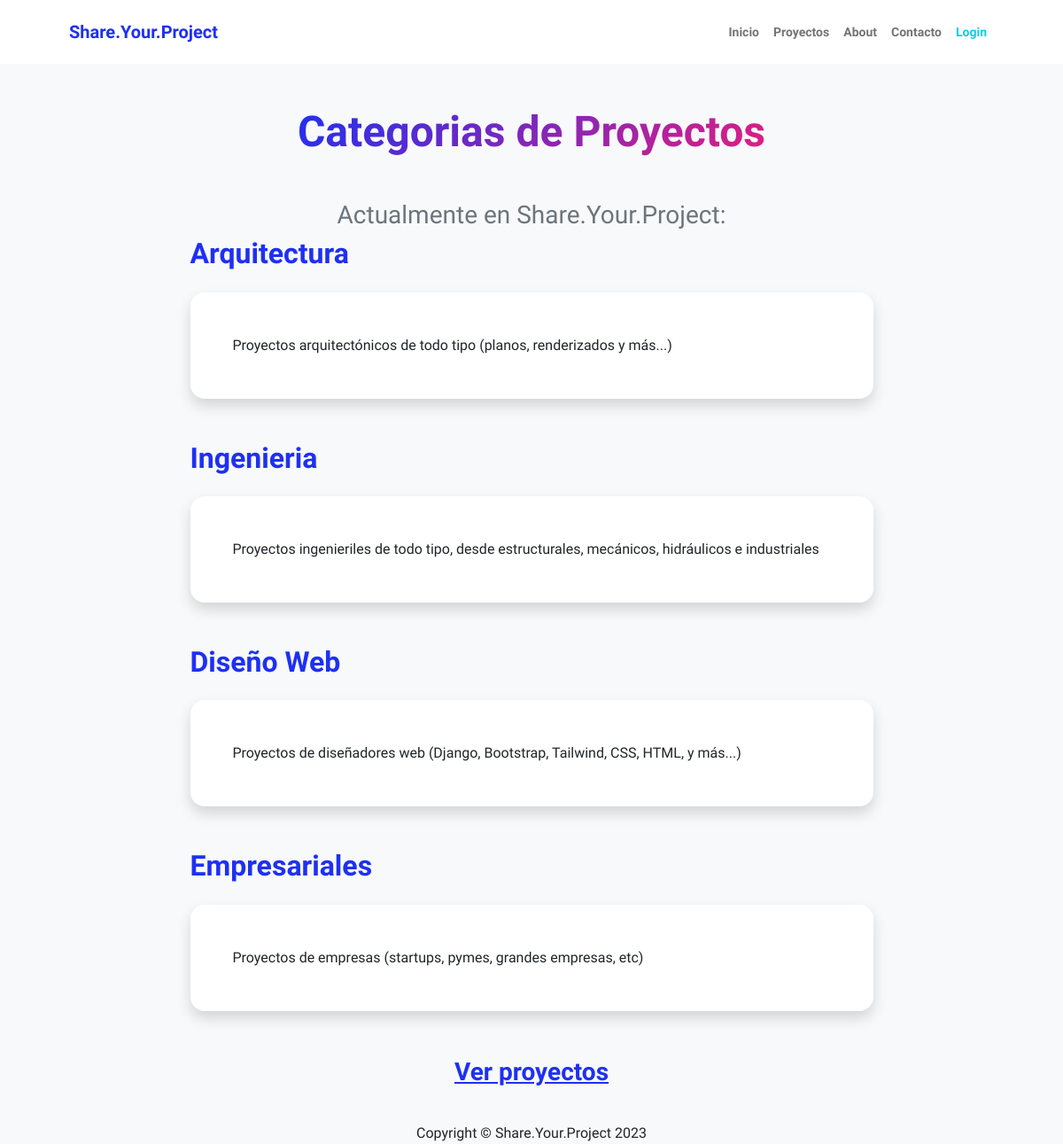
The page /proyectocategoria/list/ on the database as committed earlier.
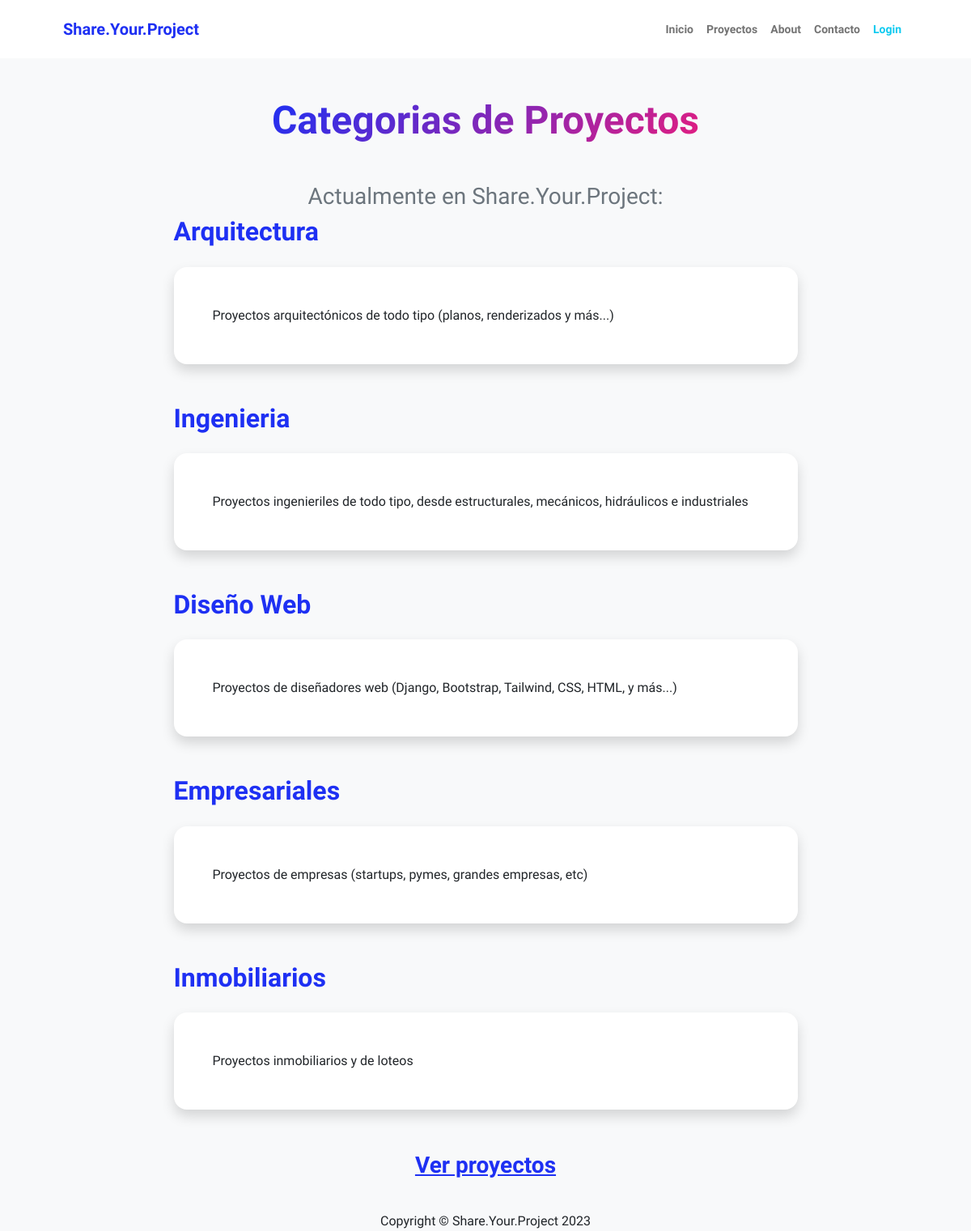
The same page on the database as committed later.
### apps/proyectos/models.py (models this page shows, shortened)
class ProyectoCategoria(models.Model):
    nombre = models.CharField(max_length=100, unique=True)
    descripcion = models.CharField(max_length=200, verbose_name="descripción")
    class Meta:
        verbose_name = "categoría de proyectos"
        verbose_name_plural = "categoría de proyectos"

### apps/proyectos/views.py (the view)
# urls.py: path("proyectocategoria/list/", views.ProyectoCategoriaList.as_view(),
class ProyectoCategoriaList(ListView):
    model = models.ProyectoCategoria

### apps/proyectos/templates/proyectos/proyectocategoria_list.html
{% extends 'proyectos/base.html' %}
{% block TITULO_BASE %}
    <div class="text-center mb-5">
        <h1 class="display-5 fw-bolder mb-0"><span class="text-gradient d-inline">Categorias de Proyectos</span></h1>
    </div>
    <div>
        <h2 class="text-center fs-3 fw-light text-muted ">Actualmente en Share.Your.Project:</h2>
    </div>
{% endblock TITULO_BASE %}
{% block CONTENIDO %}
    {%if object_list %}
        {% for object in object_list %}
                <div class="d-flex align-items-center justify-content-between mb-4">
                    <h2 class="text-primary fw-bolder mb-0">{{object.nombre}}</h2>
                </div>
                <div class="card shadow border-0 rounded-4 mb-5">
                    <div class="card-body p-5">
                        {{object.descripcion}}
                    </div>
                </div>
        {% endfor %}
        <div class="text-center">
            <a class="fs-3 fw-bolder " href="{% url 'proyectos:proyecto_list' %}">Ver proyectos</a>
        </div>
    {% endif %}
{% endblock CONTENIDO %}

Rows that differ between the two databases and show on the page:
added ProyectoCategoria: nombre "Inmobiliarios", descripcion "Proyectos inmobiliarios y de loteos"
